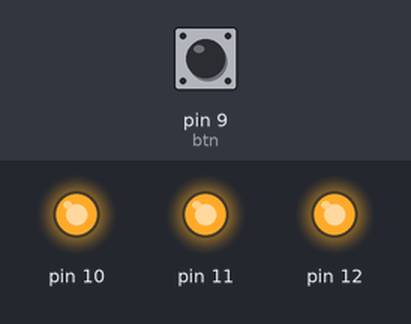
The sketch below on a simulated Arduino Uno, built with avr-gcc and run on an emulated ATmega328P. Parts: output pins drawn as LEDs (lit = HIGH). Inputs (shaded band) come from the test bench; at power-on: pin 9 (btn) LOW.

Above: at 0.1 s.
At 9.9 s:
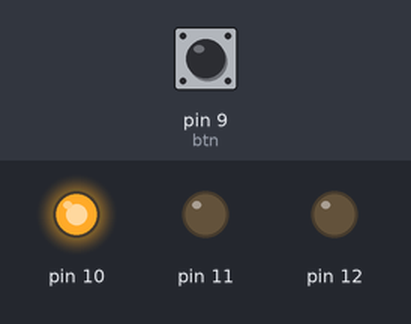
10.0 s: pin 9 (btn) pulled HIGH for 3 s
At 11.8 s:
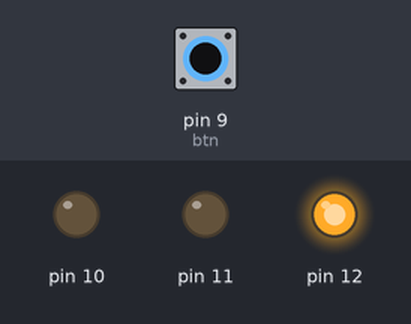
Timing chart, 0 to 29.0 s (numbered marks = the images above; inputs shaded):
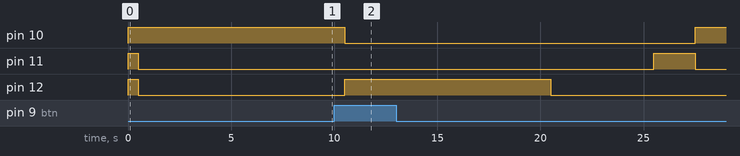

The sketch:

sinaleiro-simples.ino
```cpp
// C++ code
//
int ledGreen = 0;

int ledYellow = 0;

int ledRed = 0;

int btn = 9;

int btnState = 0;

int redDelay = 10000;

void setup()
{
  pinMode(9, INPUT);
  pinMode(10, OUTPUT);
  pinMode(11, OUTPUT);
  pinMode(12, OUTPUT);

  digitalWrite(10, HIGH);
  digitalWrite(11, HIGH);
  digitalWrite(12, HIGH);
  delay(500); // Wait for 500 millisecond(s)
  digitalWrite(10, LOW);
  digitalWrite(11, LOW);
  digitalWrite(12, LOW);
}

void checkButton()
{
    btnState = digitalRead(btn);
    if(btnState > 0) {
      digitalWrite(10, LOW);
      digitalWrite(11, LOW);
      digitalWrite(12, HIGH);
      delay(10000); // Wait for 10000 millisecond(s)
      digitalWrite(12, LOW);
    }
}

void loop()
{
    checkButton();
    digitalWrite(10, HIGH);
    digitalWrite(11, LOW);
    digitalWrite(12, LOW);
    checkButton();
    delay(redDelay); // Wait for 10000 millisecond(s)
    digitalWrite(10, LOW);
    digitalWrite(11, LOW);
    digitalWrite(12, HIGH);
    checkButton();
    delay(5000); // Wait for 5000 millisecond(s)
    digitalWrite(10, LOW);
    digitalWrite(11, HIGH);
    digitalWrite(12, LOW);
    checkButton();
    delay(2000); // Wait for 2000 millisecond(s)
}
```
